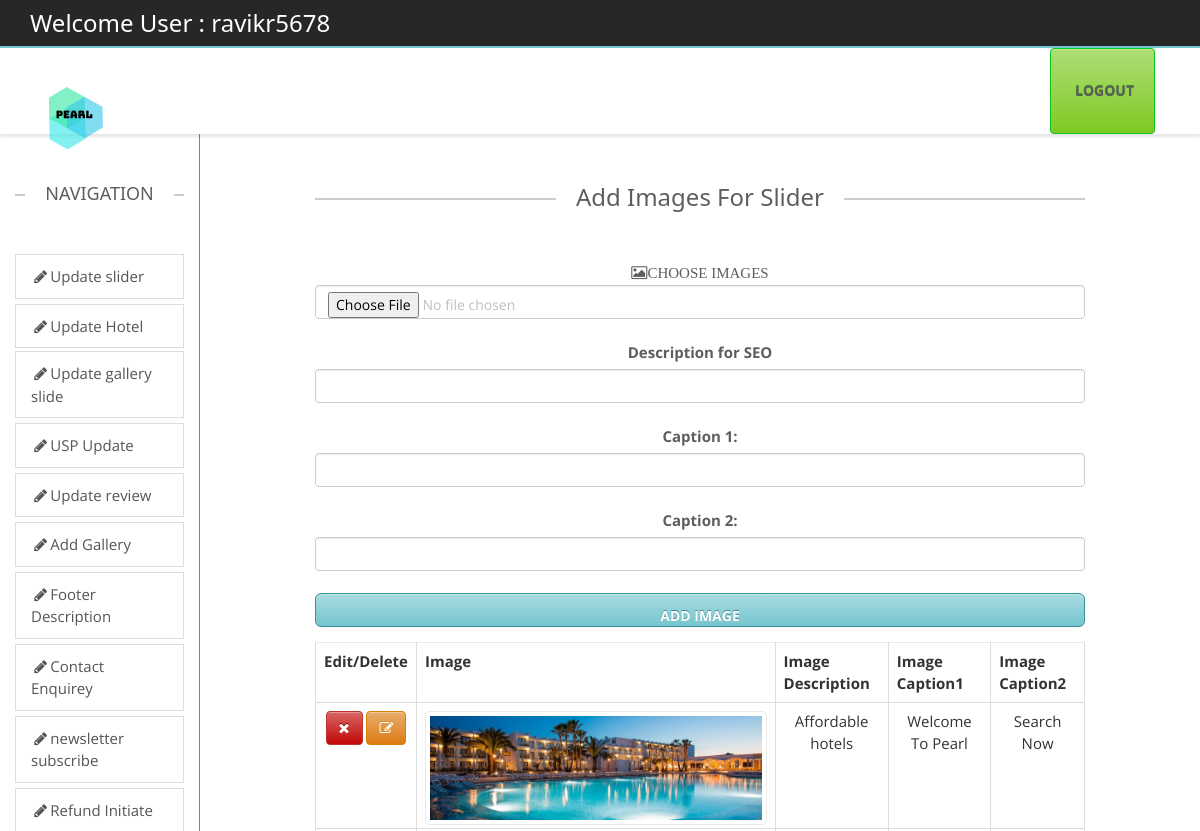
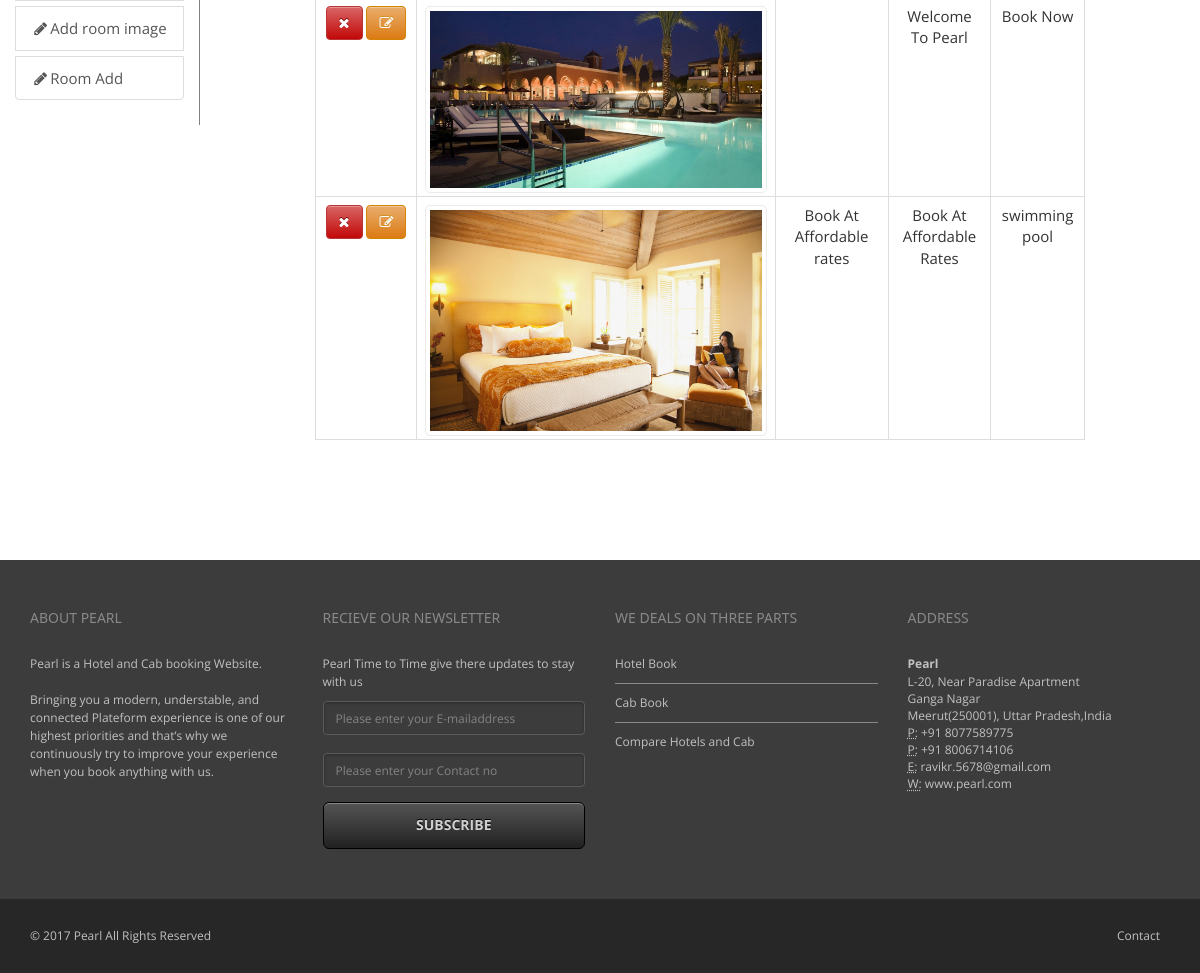
Screenshot of /backend/addimage.php (signed in) with the database file from the repository (2 pictures, top to bottom).
### tables this page shows
CREATE TABLE `slider` (
  `id` int(11) NOT NULL,
  `Path` varchar(200) DEFAULT NULL,
  `description` varchar(300) DEFAULT NULL,
  `caption` varchar(200) DEFAULT NULL,
  `caption2` varchar(200) DEFAULT NULL
);

### public_html/backend/addimage.php (the view, shortened to what this page needs)
<?php
include("headeradmin.php");
include("navigation.php");?>
        <div class="col-sm-1 ">
        </div>
		<div class="col-sm-8">
        <div class="containe-fluid text-center" >
             <h3 class="lined-heading mt50">
            <span>
          Add Images For Slider
            </span>
        </h3>
        <form action="add.php" class="form-group" method="post" enctype="multipart/form-data" >
        <label class="fa fa-photo">CHOOSE IMAGES</label><br>
        <input class="form-control" type="file" id="image" name="image" required/><br>
        <label >Description for  SEO</label><br>
        <input class="form-control" type="text" value="" name="description" id="description" /><br>
         <label >Caption 1:</label><br>
        <input class="form-control" type="text" value="" name="caption" id="caption" /><br>
        <label >Caption 2:</label><br>
        <input class="form-control" type="text" value="" name="caption1" id="caption1" /><br>
        <input type="submit" class="form-control btn btn-lg btn-primary" value="Add Image" />
        </form>
         <table class="table table-hover table-stripped table-bordered">
           <tr>
         <th>Edit/Delete</th> <th>Image</th> <th>Image Description</th> <th>Image Caption1</th> <th>Image Caption2</th>
           </tr>
          <?php
		  include("connect.php");
             $res=mysqli_query($con,"select * from slider")or die(mysqli_error($con));
		     while($row=mysqli_fetch_array($res)){
		  ?>
             <tr>
             <td>
             <a href="updateslider.php?iddelete=<?php echo $row[0];?>" class="btn btn-danger"><span class="fa fa-remove"></span> </a>
             <a href="updateslider.php?idedit=<?php echo $row[0];?>" class="btn btn-warning"><span class="fa fa-edit"></span> </a>
             </td>
             <td>
               <img src="../images/slides/<?php echo $row[1];?>" class="img img-thumbnail" style="col-sm-2" />
             </td>
             <td>
             <?php echo $row[2];?>
             </td>
             <td>
             <?php echo $row[3];?>
             </td>
             <td>
             <?php echo $row[4];?>
             </td>
             </tr>
          <?php }?>
        </table>
		</div>
		</div>
        <div class="col-sm-1">
        </div>
	</div>
</div>
<?php include("footer.php");?>

### public_html/backend/css/theme.css (style rules this page uses)
body { overflow-x: hidden; }
html, html a { -webkit-font-smoothing: antialiased !important; }
h1, h2, h3, h4, h5, h6, .h1, .h2, .h3, .h4, .h5, .h6 { font-family: "Open Sans", "Helvetica Neue", Helvetica, Arial, sans-serif; font-weight: 600; line-height: 1.1; color: #5e5e5e; }
h3, .h3 { font-size: 18px; }
.lined-heading { position: relative; margin-top: 0; margin-bottom: 50px; text-align: center; display: block; }
h1.lined-heading:before, h2.lined-heading:before, h3.lined-heading:before, h4.lined-heading:before, h5.lined-heading:before, h6.lined-heading:before { position: absolute; top: 50%; z-index: 1; display: block; width: 100%; height: 1px; border-top: 2px solid #ccc; content: ""; }
h1.lined-heading span, h2.lined-heading span, h3.lined-heading span, h4.lined-heading span, h5.lined-heading span, h6.lined-heading span { position: relative; z-index: 1; padding: 0 20px; background: #fff; display: inline-block; }
body ,.ui-widget, .revolution-starhotel { font-family: "Open Sans", "Helvetica Neue", Helvetica, Arial, sans-serif !important; font-size: 13px; }
a { text-decoration: none; -webkit-transition: color 0.2s ease-in; -moz-transition: color 0.2s ease-in; -ms-transition: color 0.2s ease-in; -o-transition: color 0.2s ease-in; transition: color 0.2s ease-in; }
.mt50 { margin-top: 50px; }
label { color: #5e5e5e; }
.form-control { color: #bfbfbf; }
.btn { background: -moz-linear-gradient(top, rgba(255,255,255,0.38) 0%, rgba(255,255,255,0) 100%); background: -webkit-gradient(linear, left top, left bottom, color-stop(0%, rgba(255,255,255,0.38)), color-stop(100%, rgba(255,255,255,0))); background: -webkit-linear-gradient(top, rgba(255,255,255,0.38) 0%, rgba(255,255,255,0) 100%); background: -o-linear-gradient(top, rgba(255,255,255,0.38) 0%, rgba(255,255,255,0) 100%); background: -ms-linear-gradient(top, rgba(255,255,255,0.38) 0%, rgba(255,255,255,0) 100%); background: linear-gradient(to bottom, rgba(255,255,255,0.38) 0%, rgba(255,255,255,0) 100%); filter: progid:DXImageTransform.Microsoft.gradient( startColorstr='#61ffffff', endColorstr='#00ffffff', GradientType=0 ); color: #ffffff; -webkit-box-shadow: inset 0 1px 0 0 rgba(255,255,255,0.3); box-shadow: inset 0 1px 0 0 rgba(255,255,255,0.3); -webkit-transition: all 0.1s ease-in; -moz-transition: all 0.1s ease-in; -ms-transition: all 0.1s ease-in; -o-transition: all 0.1s ease-in; transition: all 0.1s ease-in; text-transform: uppercase; font-weight: bold; }
.btn-lg { padding: 13px 18px; font-size: 14px; }
.btn-warning { background-color: #dc7b13; border-color: #d48405; text-shadow: 0 -1px 0 #d29128; }
.btn-danger { background-color: #c20808; border-color: #ba3535; text-shadow: 0 -1px 0 #760202; }
.img-thumbnail { border: 1px solid #ebebeb; -webkit-border-radius: 5px 5px 5px 5px; border-radius: 5px 5px 5px 5px; }
.table > thead > tr > th, .table > tbody > tr > th, .table > tfoot > tr > th, .table > thead > tr > td, .table > tbody > tr > td, .table > tfoot > tr > td { border-top: 1px solid #ebebeb; }

### public_html/backend/css/w3.css (style rules this page uses)
button,hr,input { overflow:visible }
html { box-sizing:border-box;-ms-text-size-adjust:100%;-webkit-text-size-adjust:100%;overflow-x:hidden }
*,:after,:before { box-sizing:inherit }
body { margin:0 }
a { background-color:transparent;-webkit-text-decoration-skip:objects;color:inherit }
img { border-style:none;margin-bottom:-5px }
button,input,select,textarea { font:inherit;margin:0 }
[type=reset],[type=submit],button,html [type=button] { -webkit-appearance:button }
body,html { font-family:Verdana,sans-serif;font-size:15px;line-height:1.5 }
h3 { font-size:24px }
h1,h2,h3,h4,h5,h6 { font-family:"Segoe UI",Arial,sans-serif;font-weight:400;margin:10px 0 }

### public_html/backend/css/colors/turquoise.css (style rules this page uses)
a { color: #75c5cf; }
.btn-primary { background-color: #75c5cf; border-color: #35929e; text-shadow: 0 -1px 0 #50878e; }

### rows the page displays
slider: Path (picture), description "Affordable hotels", caption "Welcome To Pearl", caption2 "Search Now"
slider: Path (picture), caption "Welcome To Pearl", caption2 "Book Now"
slider: Path (picture), description "Book At Affordable rates", caption "Book At Affordable Rates", caption2 "swimming pool"

### other values shown
$_SESSION['login_user'] "ravikr5678"
